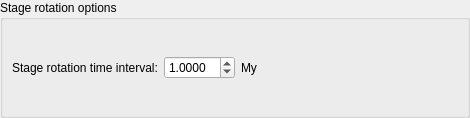
<?xml version="1.0" encoding="UTF-8"?>
<ui version="4.0">
 <class>ExportStageRotationOnlyOptionsWidget</class>
 <widget class="QWidget" name="ExportStageRotationOnlyOptionsWidget">
  <property name="geometry">
   <rect>
    <x>0</x>
    <y>0</y>
    <width>470</width>
    <height>118</height>
   </rect>
  </property>
  <property name="windowTitle">
   <string>Form</string>
  </property>
  <layout class="QVBoxLayout" name="verticalLayout">
   <property name="margin">
    <number>0</number>
   </property>
   <item>
    <widget class="QGroupBox" name="group_box_stage_rotation_options">
     <property name="title">
      <string>Stage rotation options</string>
     </property>
     <layout class="QVBoxLayout" name="verticalLayout_2">
      <item>
       <layout class="QHBoxLayout" name="layout_time_interval">
        <item>
         <widget class="QLabel" name="label_time_interval">
          <property name="text">
           <string>Stage rotation time interval:</string>
          </property>
         </widget>
        </item>
        <item>
         <widget class="QDoubleSpinBox" name="double_spin_box_time_interval">
          <property name="decimals">
           <number>4</number>
          </property>
          <property name="minimum">
           <double>0.000100000000000</double>
          </property>
          <property name="singleStep">
           <double>0.100000000000000</double>
          </property>
          <property name="value">
           <double>1.000000000000000</double>
          </property>
         </widget>
        </item>
        <item>
         <widget class="QLabel" name="label_Ma">
          <property name="text">
           <string>My</string>
          </property>
         </widget>
        </item>
        <item>
         <spacer name="spacer_time_interval">
          <property name="orientation">
           <enum>Qt::Horizontal</enum>
          </property>
          <property name="sizeHint" stdset="0">
           <size>
            <width>40</width>
            <height>20</height>
           </size>
          </property>
         </spacer>
        </item>
       </layout>
      </item>
     </layout>
    </widget>
   </item>
  </layout>
 </widget>
 <resources/>
 <connections/>
</ui>
